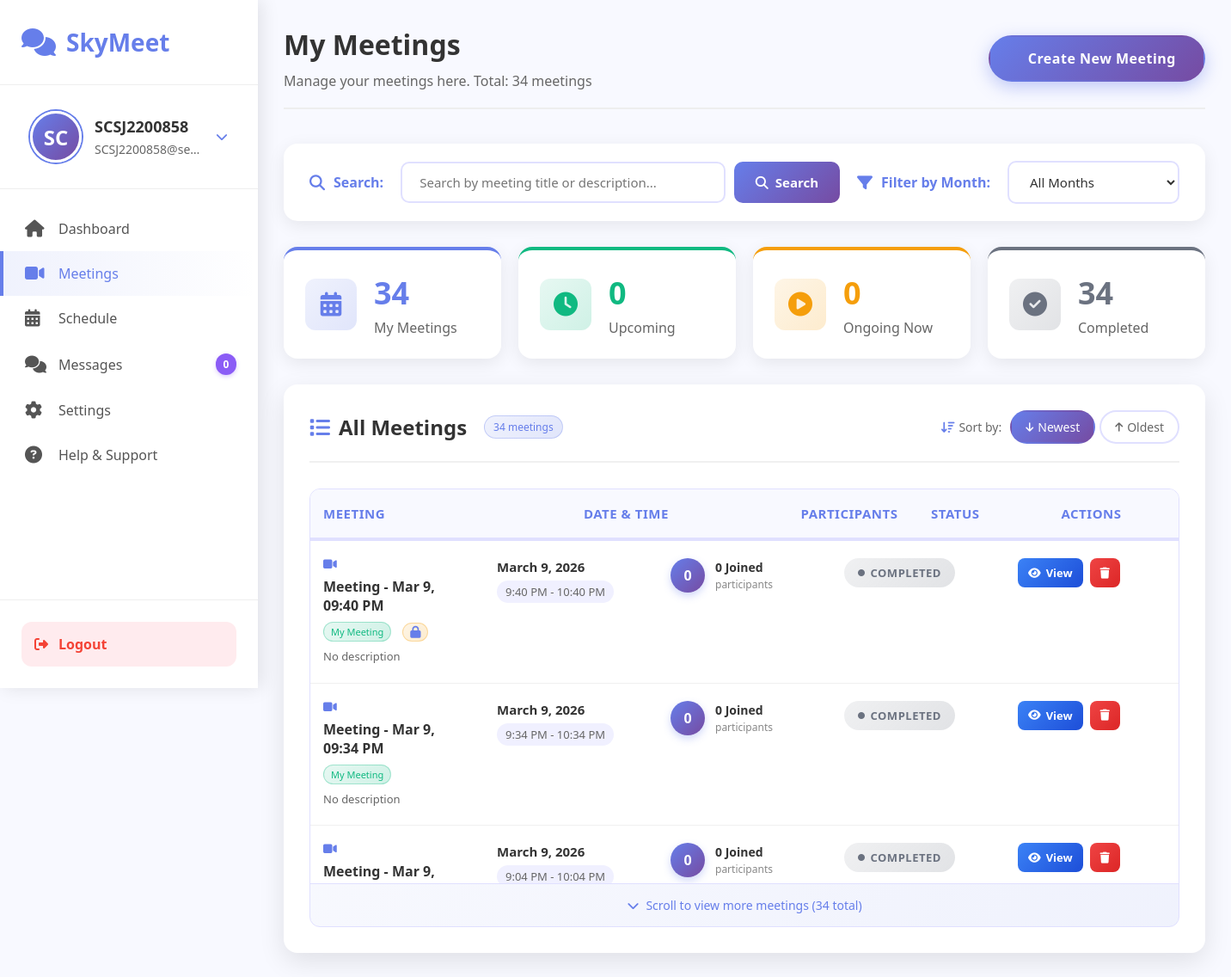
The page /meetings.php (signed in) on the database its author committed.
### tables this page shows
CREATE TABLE `users` (
  `id` int(11) NOT NULL,
  `username` varchar(100) DEFAULT NULL,
  `email` varchar(100) NOT NULL,
  `education_level` varchar(50) DEFAULT NULL,
  `program` varchar(100) DEFAULT NULL,
  `semester` varchar(20) DEFAULT NULL,
  `year` varchar(10) DEFAULT NULL,
  `student_id` varchar(50) DEFAULT NULL,
  `password` varchar(255) NOT NULL,
  `role` varchar(20) DEFAULT 'user',
  `created_at` timestamp NOT NULL DEFAULT current_timestamp(),
  `profile_photo` varchar(255) DEFAULT NULL,
  `last_activity` timestamp NULL DEFAULT NULL
);

CREATE TABLE `meetings` (
  `id` int(11) NOT NULL,
  `title` varchar(200) NOT NULL,
  `description` text DEFAULT NULL,
  `host_id` int(11) NOT NULL,
  `meeting_date` date NOT NULL,
  `start_time` time NOT NULL,
  `end_time` time NOT NULL,
  `participants` text DEFAULT NULL,
  `status` enum('scheduled','ongoing','completed','cancelled') DEFAULT 'scheduled',
  `room_id` varchar(100) NOT NULL,
  `password` varchar(255) DEFAULT NULL,
  `is_password_protected` tinyint(1) DEFAULT 0,
  `created_at` timestamp NOT NULL DEFAULT current_timestamp(),
  `updated_at` timestamp NOT NULL DEFAULT current_timestamp() ON UPDATE current_timestamp(),
  `username` varchar(50) NOT NULL
);

### meetings.php (the view, shortened to what the rows shown need)
<?php
require_once 'connect.php';
require_once 'profile_utils.php';
$user_id = $_SESSION['user_id'];
$username = $_SESSION['username'];
$current_user = getCurrentUser($conn, $user_id);
$selected_month = isset($_GET['month']) ? $_GET['month'] : '';
$search_query = isset($_GET['search']) ? trim($_GET['search']) : '';
$sort_order = isset($_GET['sort']) ? $_GET['sort'] : 'newest';
function getMeetingStatus($meeting_date, $start_time, $end_time) {
    $now = time();
    $meeting_start = strtotime($meeting_date . ' ' . $start_time);
    $meeting_end = strtotime($meeting_date . ' ' . $end_time);
    return 'completed';
}
function formatTime($time) {
    return date('g:i A', strtotime($time));
}
function formatDate($date) {
    return date('F j, Y', strtotime($date));
}
$all_meetings = [];
$sql = "SELECT * FROM meetings WHERE host_id = ?";
$params = [$user_id];
$types = "i";
if ($sort_order === 'oldest') {
    $sql .= " ORDER BY meeting_date ASC, start_time ASC";
} else {
    $sql .= " ORDER BY meeting_date DESC, start_time DESC";
}
$stmt = $conn->prepare($sql);
if ($stmt) {
    $stmt->bind_param($types, ...$params);
    $stmt->execute();
    $result = $stmt->get_result();
    while ($row = $result->fetch_assoc()) {
        $status = getMeetingStatus($row['meeting_date'], $row['start_time'], $row['end_time']);
        $row['status'] = $status;
        $participant_count = 0;
        $check_participants = $conn->query("SHOW TABLES LIKE 'meeting_participants'");
        if ($check_participants && $check_participants->num_rows > 0) {
            $count_sql = "SELECT COUNT(DISTINCT participant_id) as count FROM meeting_participants WHERE meeting_id = ?";
            $count_stmt = $conn->prepare($count_sql);
            if ($count_stmt) {
                $count_stmt->bind_param("i", $row['id']);
                $count_stmt->execute();
                $count_result = $count_stmt->get_result();
                if ($count_row = $count_result->fetch_assoc()) {
                    $participant_count = $count_row['count'];
                }
            }
        }
        $row['participant_count'] = $participant_count;
        $all_meetings[] = $row;
    }
}
$total_meetings = count($all_meetings);
?>
<!DOCTYPE html>
<html lang="en">
<head>
    <link rel="stylesheet" href="https://cdnjs.cloudflare.com/ajax/libs/font-awesome/6.4.0/css/all.min.css">
</head>
<body>
    <div class="meetings-container">
        <div class="sidebar">
            <div class="logo">
                <h1><i class="fas fa-comments"></i> SkyMeet</h1>
            </div>
            <div class="user-profile">
                <div class="user-profile-content" id="userProfileTrigger">
                    <div class="user-info">
                        <h3><?php echo htmlspecialchars($username); ?></h3>
                        <p><?php echo htmlspecialchars($current_user['email'] ?? 'User'); ?></p>
                    </div>
                </div>
            </div>
        </div>
        <div class="main-content">
            <div class="header">
                <div class="header-left">
                    <h2>My Meetings</h2>
                </div>
            </div>
            <div class="meetings-container-inner">
                <div class="section-header">
                    <h2>
                        <i class="fas fa-list"></i>
                        <?php if (!empty($selected_month) && !empty($search_query)): ?>
                            Search Results in <?php echo date('F Y', strtotime($selected_month . '-01')); ?>
                        <?php elseif (!empty($selected_month)): ?>
                            Meetings - <?php echo date('F Y', strtotime($selected_month . '-01')); ?>
                        <?php elseif (!empty($search_query)): ?>
                            Search Results
                        <?php else: ?>
                            All Meetings
                        <?php endif; ?>
                        <?php if ($total_meetings > 0): ?>
                            <span class="row-count-badge"><?php echo $total_meetings; ?> meeting<?php echo $total_meetings > 1 ? 's' : ''; ?></span>
                        <?php endif; ?>
                    </h2>
                </div>
                <?php if (empty($all_meetings)): ?>
                    <div class="empty-state">
                        <i class="fas fa-calendar-times"></i>
                        <h3>No Meetings Found</h3>
                        <p>
                            <?php if (!empty($search_query) && !empty($selected_month)): ?>
                                No meetings match your search "<?php echo htmlspecialchars($search_query); ?>" in <?php echo date('F Y', strtotime($selected_month . '-01')); ?>.
                                <br>
                                <a href="meetings.php" style="color: #667eea; text-decoration: none;">Clear all filters</a> to see all meetings.
                            <?php elseif (!empty($search_query)): ?>
                                No meetings match your search "<?php echo htmlspecialchars($search_query); ?>".
                                <br>
                                <a href="meetings.php" style="color: #667eea; text-decoration: none;">Clear search</a> to see all meetings.
                            <?php elseif (!empty($selected_month)): ?>
                                No meetings found in <?php echo date('F Y', strtotime($selected_month . '-01')); ?>.
                                <br>
                                <a href="meetings.php" style="color: #667eea; text-decoration: none;">View all meetings</a> or create a new one.
                            <?php else: ?>
                                You haven't created any meetings. Schedule your first meeting to get started!
                            <?php endif; ?>
                        </p>
                        <?php if (empty($selected_month) && empty($search_query)): ?>
                            <a href="create-meeting.php" class="create-meeting-btn" style="margin-top: 15px; display: inline-flex;">
                                <i class="fas fa-plus-circle"></i> Create Meeting
                            </a>
                        <?php endif; ?>
                    </div>
                <?php else: ?>
                    <div class="table-container" id="tableContainer">
                        <table class="meetings-table">
                            <thead>
                                <tr>
                                    <th style="width: 30%;">Meeting</th>
                                    <th style="width: 25%;">Date & Time</th>
                                    <th style="width: 15%;">Participants</th>
                                    <th style="width: 15%;">Status</th>
                                    <th style="width: 15%;">Actions</th>
                                </tr>
                            </thead>
                        </table>
                        <div class="table-body-container <?php echo count($all_meetings) > 5 ? 'scrollable' : ''; ?>" id="tableBodyContainer">
                            <table class="meetings-table meetings-table-body">
                                <tbody>
                                    <?php foreach ($all_meetings as $meeting):
                                        $status = $meeting['status'];
                                        $is_active = $status == 'ongoing' || $status == 'upcoming';
                                        $room_identifier = !empty($meeting['room_id']) ? $meeting['room_id'] : $meeting['id'];
                                        $participant_count = intval($meeting['participant_count'] ?? 0);
                                        $is_protected = isset($meeting['is_password_protected']) && $meeting['is_password_protected'] == 1;
                                        $original_password = isset($meeting['password']) && $is_protected ? $meeting['password'] : '';
                                    ?>
                                    <tr>
                                        <td class="meeting-title-cell">
                                            <div class="meeting-title">
                                                <i class="fas fa-video"></i>
                                                <?php echo htmlspecialchars($meeting['title']); ?>
                                                <span class="meeting-owner">My Meeting</span>
                                                <?php if ($is_protected): ?>
                                                    <span class="password-protected" title="Password Protected">
                                                        <i class="fas fa-lock"></i>
                                                    </span>
                                                <?php endif; ?>
                                            </div>
                                            <div class="meeting-description">
                                                <?php echo htmlspecialchars($meeting['description'] ?: 'No description'); ?>
                                            </div>
                                        </td>
                                        <td>
                                            <div class="meeting-date">
                                                <?php echo formatDate($meeting['meeting_date']); ?>
                                            </div>
                                            <div class="meeting-time">
                                                <?php echo formatTime($meeting['start_time']); ?> - <?php echo formatTime($meeting['end_time']); ?>
                                            </div>
                                        </td>
                                        <td>
                                            <div class="participants-info">
                                                <div class="participant-count">
                                                    <?php echo $participant_count; ?>
                                                </div>
                                                <div class="participant-details">
                                                    <div class="participant-text">
                                                        <?php echo $participant_count; ?> Joined
                                                    </div>
                                                    <div class="participant-subtext">
                                                        <?php echo $participant_count == 1 ? 'participant' : 'participants'; ?>
                                                    </div>
                                                </div>
                                            </div>
                                        </td>
                                        <td>
                                            <span class="status-badge status-<?php echo $status; ?>">
                                                <i class="fas fa-circle" style="font-size: 8px;"></i>
                                                <?php echo ucfirst($status); ?>
                                            </span>
                                        </td>
                                        <td>
                                            <div class="action-buttons">
                                                <?php if ($is_active): ?>
                                                    <button onclick="openPreJoinModal('<?php echo $room_identifier; ?>', '<?php echo htmlspecialchars(addslashes($meeting['title'])); ?>', 'join')"
                                                            class="action-btn btn-join" title="Join Meeting">
                                                        <i class="fas fa-video"></i> Join
                                                    </button>
                                                    <a href="edit-meeting.php?id=<?php echo $meeting['id']; ?>"
                                                       class="action-btn btn-edit" title="Edit Meeting">
                                                        <i class="fas fa-edit"></i>
                                                    </a>
                                                    <button onclick="copyMeetingLink('<?php echo $room_identifier; ?>', <?php echo $is_protected ? 'true' : 'false'; ?>, '<?php echo addslashes($original_password); ?>', event)"
                                                            class="action-btn btn-copy" title="Copy Invite Link">
                                                        <i class="fas fa-copy"></i>
                                                    </button>
                                                    <button onclick="confirmDelete(<?php echo $meeting['id']; ?>, '<?php echo htmlspecialchars(addslashes($meeting['title'])); ?>')"
                                                            class="action-btn btn-delete" title="Delete Meeting">
                                                        <i class="fas fa-trash"></i>
                                                    </button>
                                                <?php elseif ($status == 'completed'): ?>
                                                    <button onclick="openPreJoinModal('<?php echo $room_identifier; ?>', '<?php echo htmlspecialchars(addslashes($meeting['title'])); ?>', 'view')"
                                                            class="action-btn btn-view" title="View Meeting">
                                                        <i class="fas fa-eye"></i> View
                                                    </button>
                                                    <button onclick="confirmDelete(<?php echo $meeting['id']; ?>, '<?php echo htmlspecialchars(addslashes($meeting['title'])); ?>')"
                                                            class="action-btn btn-delete" title="Delete Meeting">
                                                        <i class="fas fa-trash"></i>
                                                    </button>
                                                <?php endif; ?>
                                            </div>
                                        </td>
                                    </tr>
                                    <?php endforeach; ?>
                                </tbody>
                            </table>
                        </div>
                    </div>
                <?php endif; ?>
            </div>
        </div>
    </div>
</body>
</html>

### rows shown on the page
users: email "SCSJ2200858@se…"
meetings: title "Meeting - Mar 9, 09:40 PM", is_password_protected 1 (drawn), description "No description", meeting_date "March 9, 2026", start_time "9:40 PM", end_time "10:40 PM", participant_count "0", status "COMPLETED"
meetings: title "Meeting - Mar 9, 09:34 PM", description "No description", meeting_date "March 9, 2026", start_time "9:34 PM", end_time "10:34 PM", is_password_protected "0", shows "participants", status "COMPLETED"
meetings: title "Meeting - Mar 9,…", meeting_date "March 9, 2026", start_time "9:04 PM", end_time "10:04 PM", participant_count "0", status "COMPLETED"

### other values the page prints
getInitials($username) "SC"
$username "SCSJ2200858"
$total_meetings "34"
$upcoming_count "0"
$ongoing_count "0"
$completed_count "34"
count($all_meetings) "34"
